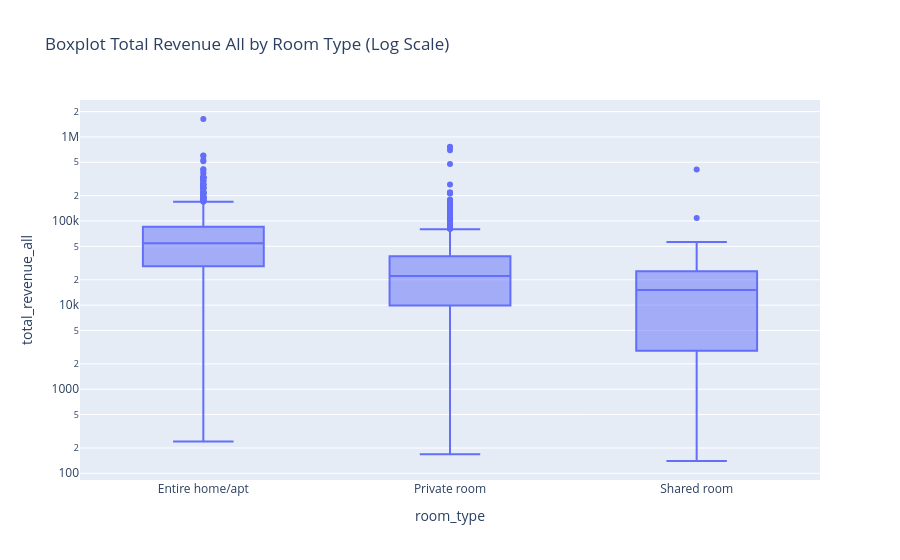

Here is the notebook cell this chart was saved with:
### Code cell
# boxplot dengan plotly
fig = px.box(
    df,
    x="room_type",
    y="total_revenue_all",
    title="Boxplot Total Revenue All by Room Type (Log Scale)",
    log_y=True   # <--- aktifkan log scale
)
fig.show()

### Figure 1 — Plotly figure (JSON) as saved in the notebook; plotly's stock layout.template omitted (floating-point values rounded to 4 significant figures; data arrays with more than 128 entries replaced by an {"elided": "..."} marker saying what was removed)
{"data": [{"alignmentgroup": "True", "hovertemplate": "room_type=%{x}<br>total_revenue_all=%{y}<extra></extra>", "legendgroup": "", "marker": {"color": "#636efa"}, "name": "", "notched": false, "offsetgroup": "", "orientation": "v", "showlegend": false, "type": "box", "x": {"elided": "3482 str values"}, "x0": " ", "xaxis": "x", "y": {"elided": "3482 int values"}, "y0": " ", "yaxis": "y"}], "layout": {"boxmode": "group", "legend": {"tracegroupgap": 0}, "title": {"text": "Boxplot Total Revenue All by Room Type (Log Scale)"}, "xaxis": {"anchor": "y", "domain": [0, 1], "title": {"text": "room_type"}}, "yaxis": {"anchor": "x", "domain": [0, 1], "title": {"text": "total_revenue_all"}, "type": "log"}}}
